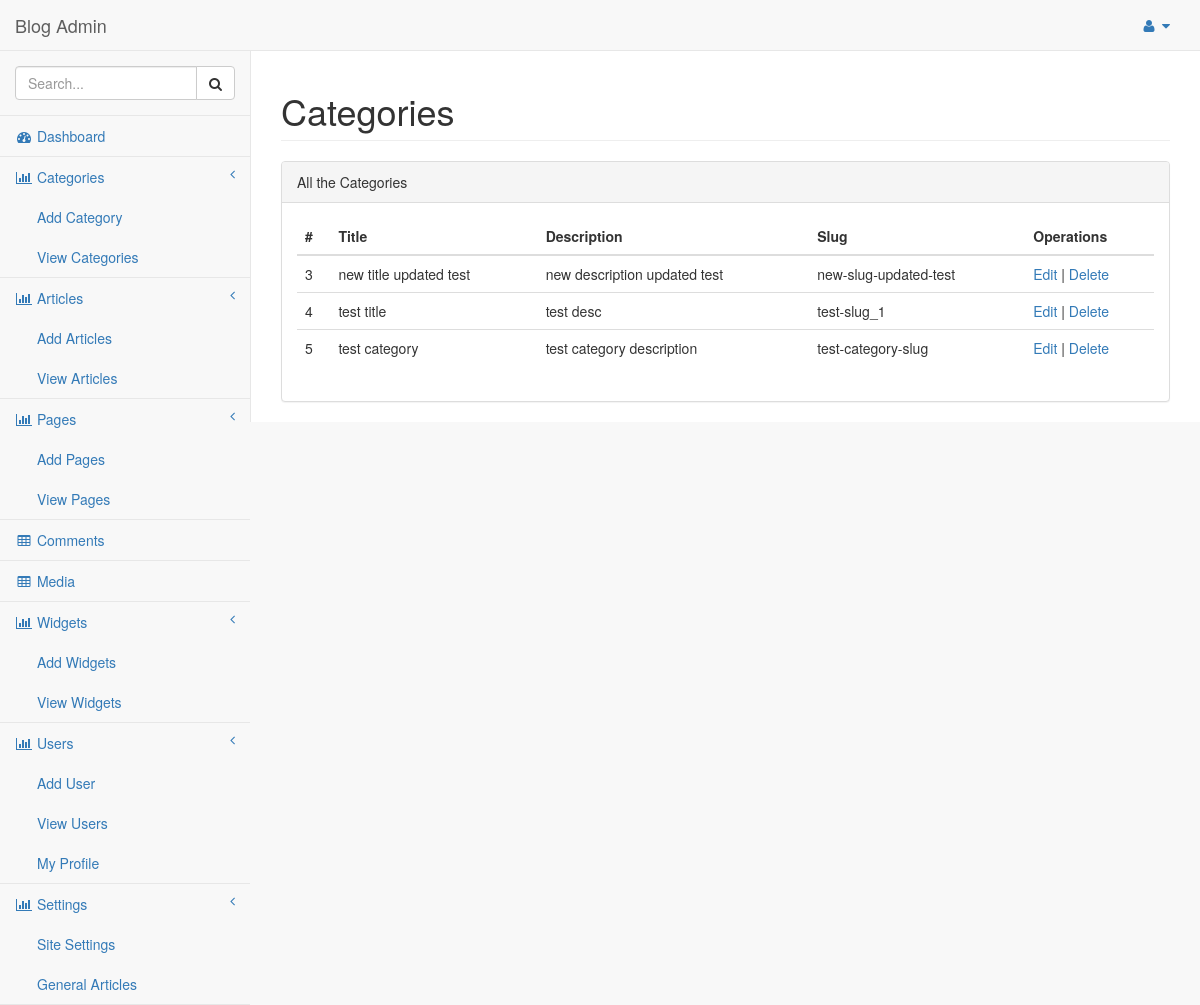
/index.php/admin/ViewCategories, run on an earlier commit of the app's database.
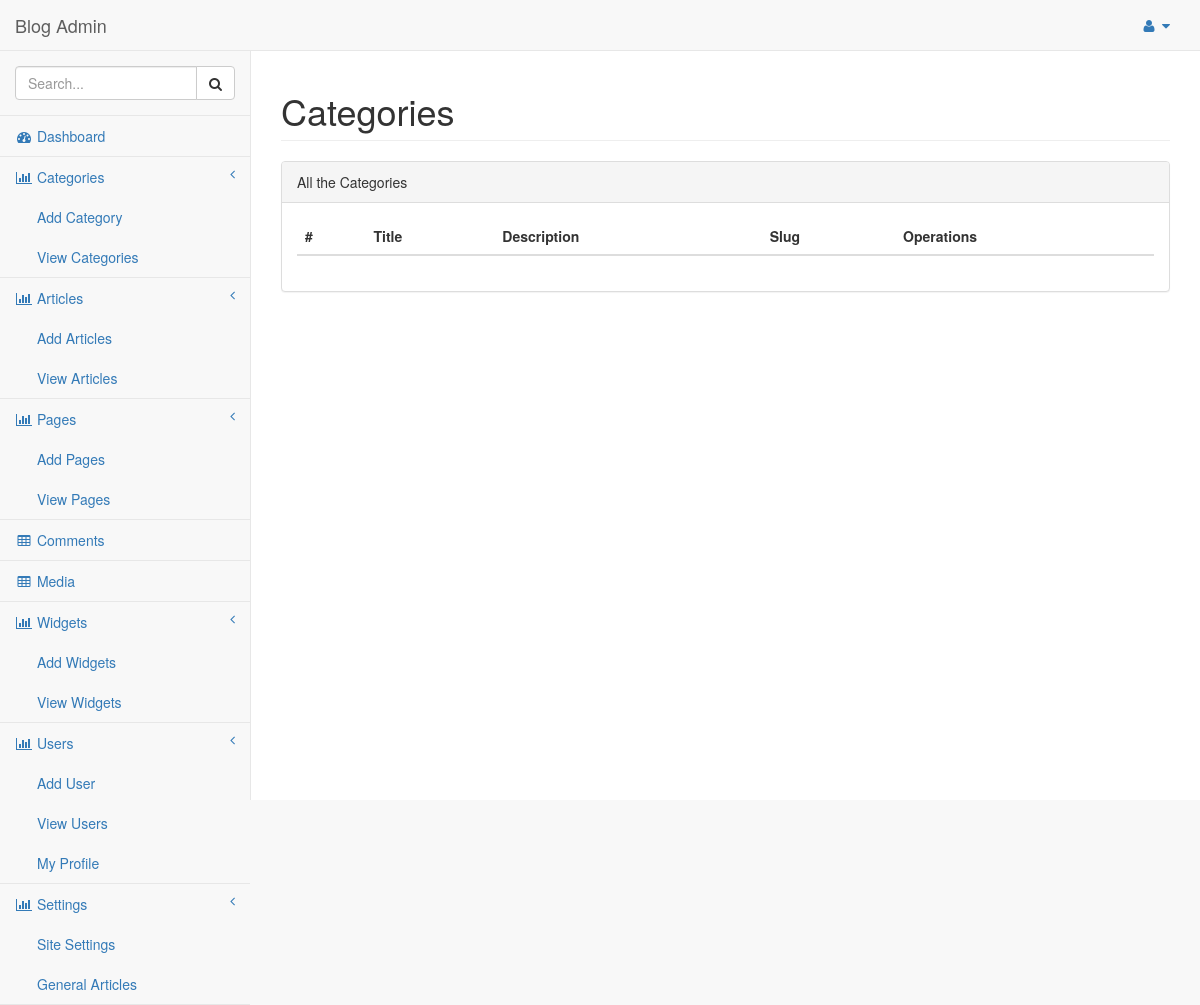
And on a later commit of the database.
### tables this page shows
CREATE TABLE `categories` (
  `id` int(11) NOT NULL,
  `title` varchar(255) NOT NULL,
  `description` varchar(255) NOT NULL,
  `slug` varchar(255) NOT NULL,
  `created` datetime NOT NULL DEFAULT current_timestamp(),
  `updated` datetime NOT NULL DEFAULT current_timestamp()
);

### application/controllers/Admin.php (called while the page is built, shortened)
<?php
class Admin extends CI_Controller {
	public function ViewCategories(){
		$this->load->model('admin_model');
		$data['categories'] = $this->admin_model->selectCategories();
		$this->load->view('admin/templates/header');
		$this->load->view('admin/templates/navigation');
		$this->load->view('admin/view-categories', $data);
		$this->load->view('admin/templates/footer');
	}
}

### index.php (called while the page is built, shortened)
<?php
require_once BASEPATH.'core/CodeIgniter.php';

### application/models/Admin_model.php (called while the page is built, shortened)
<?php
class Admin_model extends CI_Model {
	public function selectCategories(){
		$query = $this->db->get('categories');
		return $query->result_array();
	}
}

### application/views/admin/view-categories.php (the view, shortened to what the changed rows need)
<div id="page-wrapper" style="min-height: 345px;">
    <div class="row">
        <div class="col-lg-12">
            <h1 class="page-header">Categories</h1>
        </div>
    </div>
    <div class="row">
        <div class="col-lg-12">
            <div class="panel panel-default">
                <div class="panel-body">
                    <div class="table-responsive">
                        <table class="table table-hover">
                            <thead>
                                <tr>
                                    <th>#</th>
                                    <th>Title</th>
                                    <th>Description</th>
                                    <th>Slug</th>
                                    <th>Operations</th>
                                </tr>
                            </thead>
                            <tbody>
                                <?php foreach ($categories as $category) { ?>
                                <tr>
                                    <td><?php echo $category['id']; ?></td>
                                    <td><?php echo $category['title']; ?></td>
                                    <td><?php echo $category['description']; ?></td>
                                    <td><?php echo $category['slug']; ?></td>
                                    <td><a href="EditCategory/<?php echo $category['id']; ?>">Edit</a> | <a href="DeleteCategory/<?php echo $category['id']; ?>">Delete</a></td>
                                </tr>
                                <?php } ?>
                            </tbody>
                        </table>
                    </div>
                </div>
            </div>
    </div>
</div>

### application/views/admin/templates/navigation.php (shortened to what the changed rows need)
<nav class="navbar navbar-default navbar-static-top" role="navigation" style="margin-bottom: 0">
    <div class="navbar-header">
        <a class="navbar-brand" href="index.html">Blog Admin</a>
    </div>
</nav>

What changed in the data, as far as the page shows it:
removed categories: id "3", title "new title updated test", description "new description updated test", slug "new-slug-updated-test"
removed categories: id "4", title "test title", description "test desc", slug "test-slug_1"
removed categories: id "5", title "test category", description "test category description", slug "test-category-slug"
